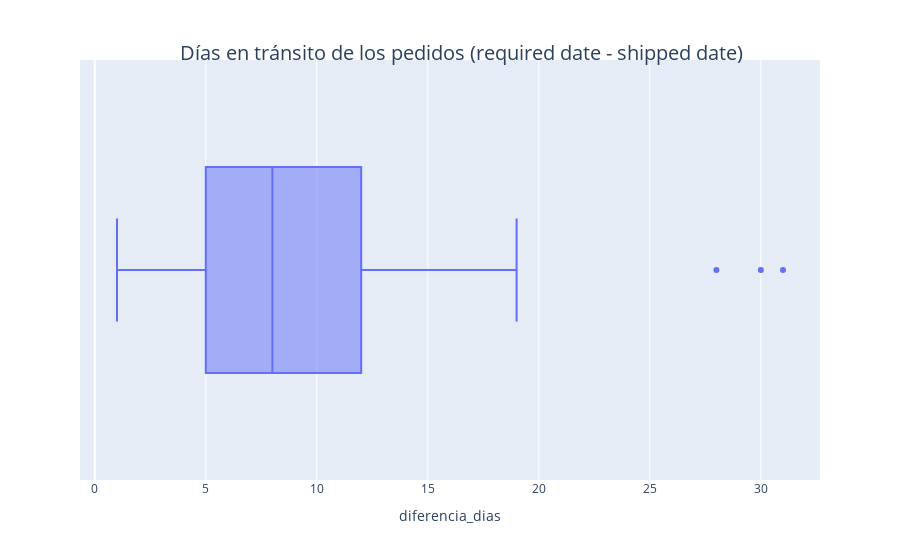

Notebook code cell kept with this figure:
### Code cell
fig = px.box(df_pedidos_clientes_retrasos_por_compañia, x = 'diferencia_dias',labels = {'Diferencia de dias':'Diferencia de dias'})
fig.update_layout(title = dict(text = "Días en tránsito de los pedidos (required date - shipped date)", font = dict(size = 20), automargin = True, yref = 'paper', x = 0.2,y = 1))

fig.show()

# se determina una mediana en 8 días, y los rangos son para el primer de 5, y para el tercero de 12. Hay 3 outliers en 28, 30 y 31 días.

### Figure 1 — Plotly figure (JSON) as saved in the notebook; plotly's stock layout.template omitted (floating-point values rounded to 4 significant figures)
{"data": [{"alignmentgroup": "True", "hovertemplate": "diferencia_dias=%{x}<extra></extra>", "legendgroup": "", "marker": {"color": "#636efa"}, "name": "", "notched": false, "offsetgroup": "", "orientation": "h", "showlegend": false, "type": "box", "x": [6, 4, 7, 13, 10, 18, 7, 11, 17, 14, 3, 6, 1, 8, 5, 3, 10, 6, 4, 8, 30, 7, 5, 19, 3, 6, 15, 8, 2, 5, 10, 9, 11, 18, 14, 5, 19, 10, 14, 14, 12, 4, 14, 3, 2, 15, 4, 8, 10, 7, 5, 13, 3, 5, 10, 10, 6, 10, 5, 28, 9, 13, 5, 18, 12, 11, 10, 5, 6, 31, 9, 7, 9, 4, 12, 4, 3, 6, 10, 6, 3, 11, 10, 5, 15, 9, 14, 7, 7], "x0": " ", "xaxis": "x", "y0": " ", "yaxis": "y"}], "layout": {"boxmode": "group", "legend": {"tracegroupgap": 0}, "margin": {"t": 60}, "title": {"automargin": true, "font": {"size": 20}, "text": "Días en tránsito de los pedidos (required date - shipped date)", "x": 0.2, "y": 1, "yref": "paper"}, "xaxis": {"anchor": "y", "domain": [0, 1], "title": {"text": "diferencia_dias"}}, "yaxis": {"anchor": "x", "domain": [0, 1]}}}
